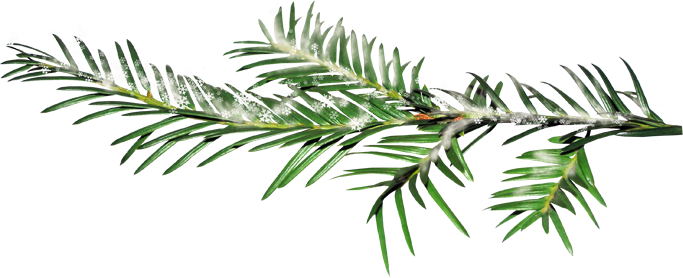
#> input picture 2017/merry_xmas/branch.png, 683 x 278 px
$ python equation.py
#> lines starting #> are read from the running program, lines starting #| are printed output that depends on the picture
import matplotlib.pyplot as plt
import numpy as np
import time
import matplotlib.image as ppi
import matplotlib.cbook as ppc
import os


def equation_plot():
    """
    Plot the "christmas equation" and some christmas background.
    """

    def format_plot(sx, sy, st_x, st_y):
        # change plot style
        plt.xkcd()
        # switch off all labels
        plt.tick_params(
            axis='both',
            which='both',
            bottom='off',
            top='off',
            labelbottom='off',
            labelleft='off',
            left='off',
            right='off')
        # plot for orientation, "but don't display"
        plt.scatter(np.arange(10), np.arange(10), color='black')
        # stars
        plt.scatter(st_x, st_y, marker=(5, 1), color='gold', s=500)
        # background
        ax = plt.gca()
        ax.set_facecolor('black')
        # initial snow
        snow, = ax.plot(sx, sy, 'x', color='white')
        # branch
        branch = ppc.get_sample_data(os.path.dirname(os.path.abspath(__file__)) + '/branch.png', False)
        branch = ppi.imread(branch)
#> branch is the input picture: shape (278, 683, 4) float32; mean R, G, B, A 0.549, 0.609, 0.507, 0.241
        plt.figimage(branch, 50, -75, zorder=1)
        return snow

    def update_snow(snow_iter, snow_y, interval):
        # end time of loop
        t_end = time.time() + interval
        while time.time() < t_end:
            # update stars
            snow_y = snow_y - np.random.rand(1)/10
            zero = snow_y < 0
            snow_y[zero] = 10 + snow_y[zero]
            snow_iter.set_ydata(snow_y)
            plt.pause(0.01)
        return snow_y

    # maximize figure
    mng = plt.get_current_fig_manager()
    try:
        if os.name == 'nt':
            mng.window.showMaximized()
        else:
            mng.resize(*mng.window.maxsize())
    except AttributeError:
        pass

    # initial snow
    snow_x = np.random.random_sample(200)*10
    snow_y = np.random.random_sample(200)*10

    # initial stars
    stars_x = np.array([1, 1.5, 3, 4, 5, 6, 7, 9, 8.5])
    stars_y = np.array([1, 8, 9, 3, 0, 6, 3, 8, 1])

    # basic font for equations
    font = {'family': 'sans',
            'weight': 'normal',
            'size': 55
            }

    # plot the equation parts, pause, reorder and repeat
    format_plot(snow_x, snow_y, stars_x, stars_y)
    font['color'] = 'red'
    plt.text(2, 7, r'The christmas', fontdict=font)
    plt.text(3, 4, r'equation', fontdict=font)
    font['size'] = 10
    font['color'] = 'darkgrey'
    plt.text(9, 0, r'Fabian Woitschek', fontdict=font)
    font['size'] = 55
    plt.pause(3)
    plt.clf()

    snow_iteration = format_plot(snow_x, snow_y, stars_x, stars_y)
    font['color'] = 'yellow'
    plt.text(0, 6, r'$y = \frac{\ln(\frac{x}{m} - sa)}{r^2}$', fontdict=font)
    snow_y = update_snow(snow_iteration, snow_y, 3)
    plt.text(7, 6, r'$| \cdot r^2$', fontdict=font)
    snow_y = update_snow(snow_iteration, snow_y, 1)
    plt.text(0, 3, r'$yr^2 = \ln(\frac{x}{m} - sa)$', fontdict=font)
    snow_y = update_snow(snow_iteration, snow_y, 2)
    plt.text(7, 3, r'$| exp()$', fontdict=font)
    snow_y = update_snow(snow_iteration, snow_y, 1)

    plt.clf()
    snow_iteration = format_plot(snow_x, snow_y, stars_x, stars_y)
    font['color'] = 'lime'
    plt.text(0, 6, r'$yr^2 = \ln(\frac{x}{m} - sa)$', fontdict=font)
    plt.text(7, 6, r'$| exp()$', fontdict=font)
    plt.text(0, 3, r'$e^{yr^2} = e^{\ln(\frac{x}{m} - sa)}$', fontdict=font)
    snow_y = update_snow(snow_iteration, snow_y, 2)
    plt.text(7, 3, r'$| shorten$', fontdict=font)
    snow_y = update_snow(snow_iteration, snow_y, 1)

    plt.clf()
    snow_iteration = format_plot(snow_x, snow_y, stars_x, stars_y)
    font['color'] = 'c'
    plt.text(0, 6, r'$e^{yr^2} = e^{\ln(\frac{x}{m} - sa)}$', fontdict=font)
    plt.text(7, 6, r'$| shorten$', fontdict=font)
    plt.text(0, 3, r'$e^{yr^2} = \frac{x}{m} - sa$', fontdict=font)
    snow_y = update_snow(snow_iteration, snow_y, 2)
    plt.text(7, 3, r'$| \cdot m$', fontdict=font)
    snow_y = update_snow(snow_iteration, snow_y, 1)
#> the loop in update_snow (call 8), `while time.time() < t_end:` made 31883 passes
#> pass 1, in update_snow (call 8), `plt.pause(0.01)`:
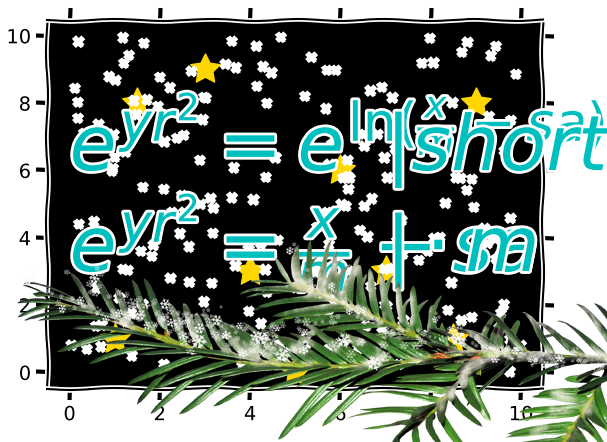
#> figure drawn by matplotlib, 1 panel

    plt.clf()
    snow_iteration = format_plot(snow_x, snow_y, stars_x, stars_y)
    font['color'] = 'm'
    plt.text(0, 6, r'$e^{yr^2} = \frac{x}{m} - sa$', fontdict=font)
    plt.text(7, 6, r'$| \cdot m$', fontdict=font)
    plt.text(0, 3, r'$me^{yr^2} = x - sam$', fontdict=font)
    snow_y = update_snow(snow_iteration, snow_y, 2)
#> the loop in update_snow (call 9), `while time.time() < t_end:` made 78575 passes
#> pass 1, in update_snow (call 9), `plt.pause(0.01)`:
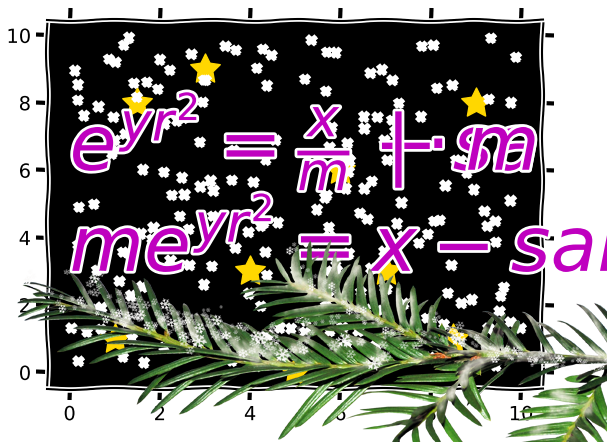
#> figure drawn by matplotlib, 1 panel
    plt.text(7, 3, r'$| reorder$', fontdict=font)
    snow_y = update_snow(snow_iteration, snow_y, 1)
#> the loop in update_snow (call 10), `while time.time() < t_end:` made 28377 passes
#> pass 1, in update_snow (call 10), `plt.pause(0.01)`:
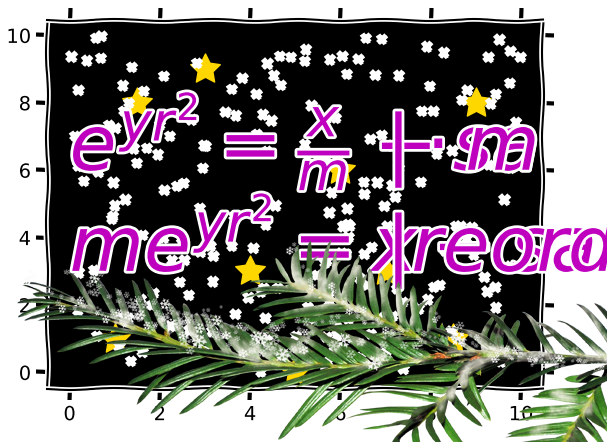
#> figure drawn by matplotlib, 1 panel

    plt.clf()
    snow_iteration = format_plot(snow_x, snow_y, stars_x, stars_y)
    font['color'] = 'red'
    plt.text(0, 6, r'$me^{yr^2} = x - sam$', fontdict=font)
    plt.text(7, 6, r'$| reorder$', fontdict=font)
    plt.text(0, 3, r'$me^{rry} = x - mas$', fontdict=font)
    snow_y = update_snow(snow_iteration, snow_y, 2)
#> the loop in update_snow (call 11), `while time.time() < t_end:` made 76060 passes
#> pass 1, in update_snow (call 11), `plt.pause(0.01)`:
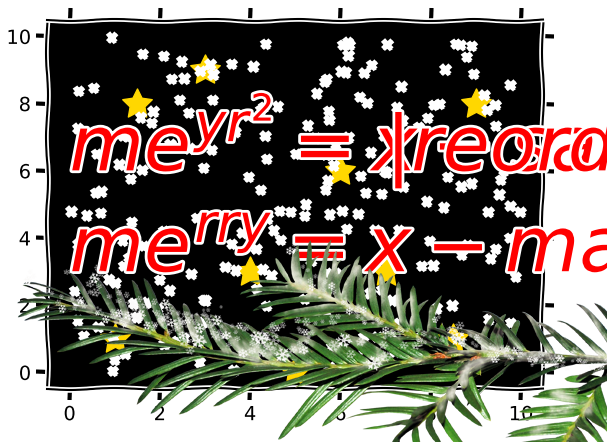
#> figure drawn by matplotlib, 1 panel
#> pass 2, in update_snow (call 11), `plt.pause(0.01)`:
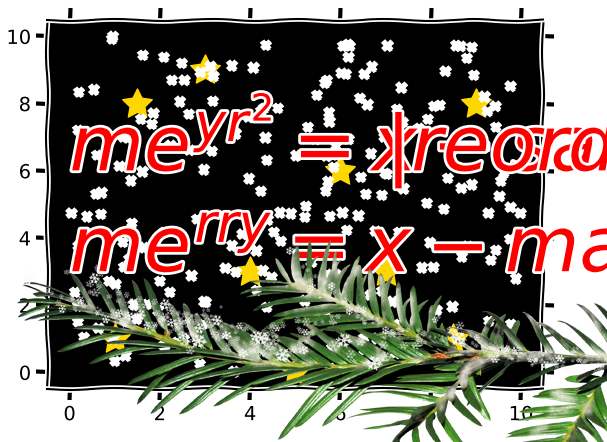
#> figure drawn by matplotlib, 1 panel

    plt.clf()
    format_plot(snow_x, snow_y, stars_x, stars_y)
    font['size'] = 80
    plt.text(0, 4, r'$me^{rry} = x - mas$', fontdict=font)
    # fireworks
    fire = ppc.get_sample_data(os.path.dirname(os.path.abspath(__file__)) + '/firework.png', False)
    fire = ppi.imread(fire)
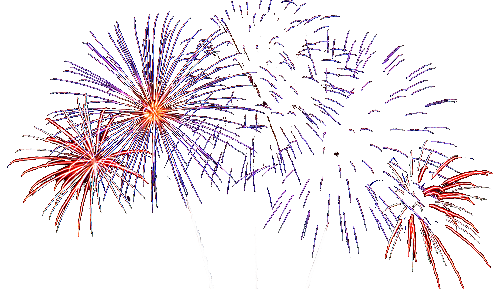
#> input picture 2017/merry_xmas/firework.png, 500 x 289 px
#> fire is the input picture: shape (289, 500, 4) float32; mean R, G, B, A 0.92, 0.889, 0.909, 0.156
    plt.figimage(fire, 775, 325, zorder=10)
    plt.pause(2)
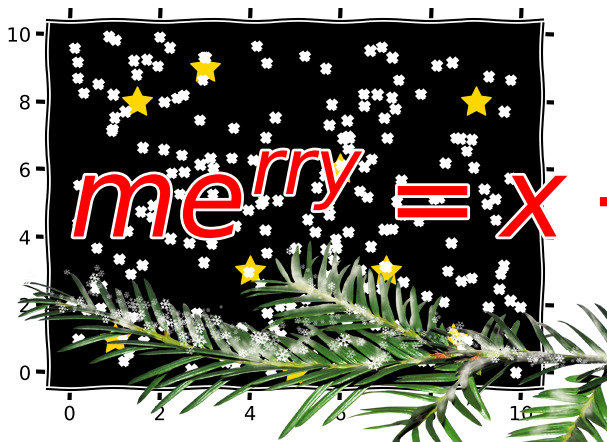
#> figure drawn by matplotlib, 1 panel


if __name__ == '__main__':
    equation_plot()
    plt.show()
